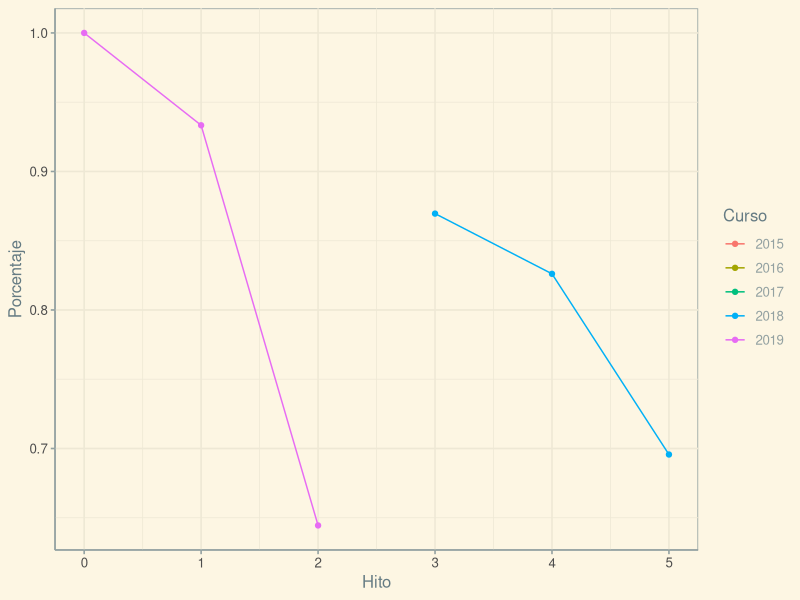

Reproduce this figure in R.
library(ggplot2)
library(dplyr)
library(ggthemes)
data <- read.csv("notas-suspensos-entregas-2015-2019.csv")


data$Curso <- as.factor(data$Curso)
data$Aprobados <- data$Cuantos - data$Suspensos
data <- data %>% group_by(Curso) %>% mutate(Porcentaje = Aprobados/max(Cuantos))
ggplot( data,aes(x=Hito,y=Porcentaje,color=Curso,group=Curso)) + geom_line() + geom_point() + theme_solarized()

